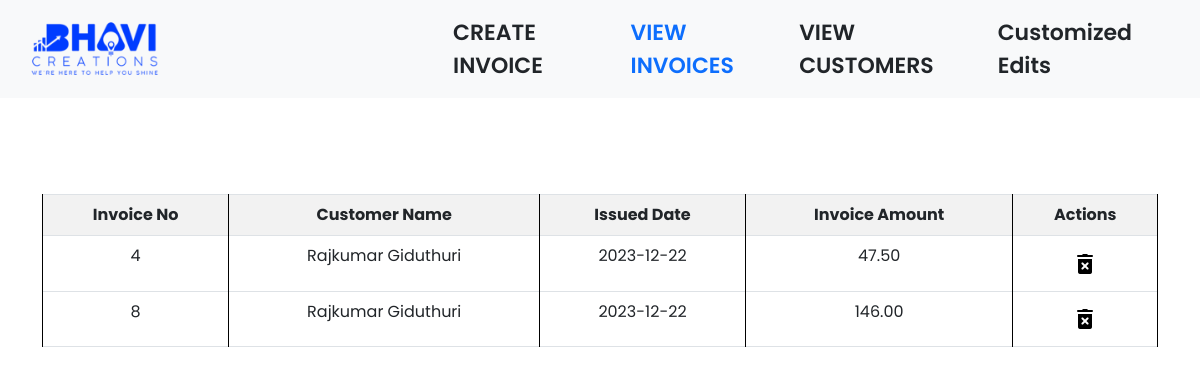
The page /viewinvoices.php on the database as committed earlier.
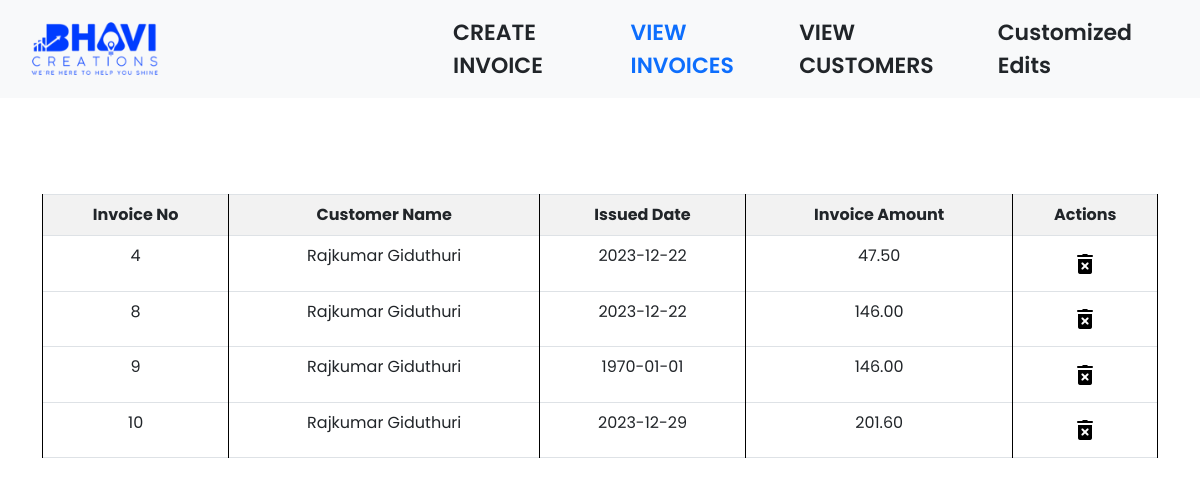
The same page on the database as committed later.
### tables this page shows
CREATE TABLE `invoice` (
  `Sid` int(11) NOT NULL,
  `Invoice_no` int(11) NOT NULL,
  `Invoice_date` date NOT NULL,
  `Company_name` varchar(150) NOT NULL,
  `Cname` varchar(50) NOT NULL,
  `Cphone` varchar(150) NOT NULL,
  `Caddress` text NOT NULL,
  `Cmail` varchar(150) NOT NULL,
  `Cgst` varchar(150) NOT NULL,
  `Final` double(10,2) NOT NULL,
  `Gst` int(20) NOT NULL,
  `Gst_total` double(10,2) NOT NULL,
  `Grandtotal` double(10,2) NOT NULL,
  `Totalinwords` text NOT NULL,
  `Terms` text NOT NULL,
  `Note` text NOT NULL
);

### viewinvoices.php (the view, shortened to what this page needs)
<?php
require_once('bhavidb.php');
$sql = "SELECT * FROM invoice";
$result = $conn->query($sql);
?>
<!DOCTYPE html>
<html lang="en">
<head>
   <link href="https://cdn.jsdelivr.net/npm/bootstrap@5.0.2/dist/css/bootstrap.min.css" rel="stylesheet">
   <link rel="stylesheet" href="img/style.css">
</head>
<body>
    <header>
    <nav class="navbar navbar-expand-lg navbar-light bg-light d-none d-lg-block">
            <div class="container-fluid">
                <a class="navbar-brand" href="#"><img src="img/Bhavi-Logo-2.png" alt="" height="50%" width="50%"></a>
                <div class="collapse navbar-collapse ms-auto " id="navbarNav">
                    <ul class="navbar-nav " style="margin-left: 10%;">
                        <li class="nav-item pe-5">
                            <a class="nav-link text-dark" href="invoice.php">CREATE INVOICE</a>
                        </li>
                        <li class="nav-item pe-5">
                            <a class="nav-link active text-primary" href="viewinvoices.php">VIEW INVOICES</a>
                        </li>
                        <li class="nav-item pe-5">
                            <a class="nav-link text-dark" href="viewcustomers.php">VIEW CUSTOMERS</a>
                        </li>
                        <li class="nav-item pe-5">
                            <a class="nav-link text-dark" href="customized_edits.php">Customized Edits</a>
                        </li>
                    </ul>
                </div>
            </div>
        </nav>
    </header>
</body>
</html>
<!DOCTYPE html>
<html lang="en">
<head>
</head>
<body>
    <div class="container pt-5 mt-5">
        <div class="table-responsive">
            <table class="table table-bordered viewinvoicetable">
                <thead>
                    <tr style="background-color: #f2f2f2;">
                        <th class="text-center">Invoice No</th>
                        <th>Customer Name</th>
                        <th>Issued Date</th>
                        <th>Invoice Amount</th>
                        <th>Actions</th>
                    </tr>
                </thead>
                <tbody id="product_tbody viewinvoicetable">
                    <?php
                    while ($row = $result->fetch_assoc()) {
                        echo "<tr>";
                        echo "<td>" . $row['Invoice_no'] . "</td>";
                        echo "<td>" . $row['Cname'] . "</td>";
                        echo "<td>" . $row['Invoice_date'] . "</td>";
                        echo "<td>" . $row['Grandtotal'] . "</td>";
                        echo "<td>
                                  <form method='POST' onsubmit='return confirm(\"Are you sure you want to delete this record?\");'>
                                      <input type='hidden' name='delete_id' value='" . $row['Invoice_no'] . "'>
                                      <button type='submit' class='btn btn-link'><img src='img/icons8-delete-24.png' alt=''></button>
                                  </form>
                              </td>";
                        echo "</tr>";
                    }
                    ?>
                </tbody>
            </table>
        </div>
    </div>
</body>
</html>

### img/style.css (style rules this page uses)
* { font-family: 'Poppins', sans-serif; }
.navbar-nav { color: black; font-family: 'Poppins', sans-serif; font-weight: 600; font-size: 22px; }
table { border-collapse: collapse; width: 100%; }
th, td { border: 1px solid black; padding: 8px; text-align: left; }
th { background-color: #f2f2f2; }
.viewinvoicetable th { text-align: center; }
.viewinvoicetable td { text-align: center; }

Rows that differ between the two databases and show on the page:
added invoice: Invoice_no "9", Cname "Rajkumar Giduthuri", Invoice_date "1970-01-01", Grandtotal "146.00"
added invoice: Invoice_no "10", Cname "Rajkumar Giduthuri", Invoice_date "2023-12-29", Grandtotal "201.60"
